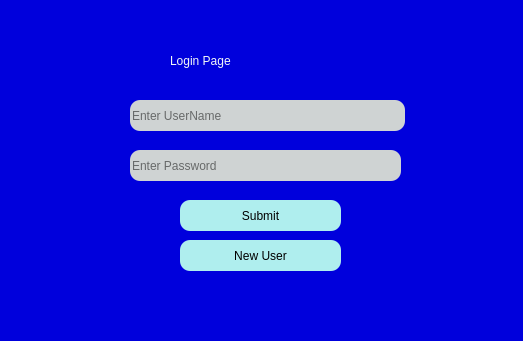
<?xml version="1.0" encoding="UTF-8"?>
<ui version="4.0">
 <class>Outsecure</class>
 <widget class="QWidget" name="Outsecure">
  <property name="geometry">
   <rect>
    <x>0</x>
    <y>0</y>
    <width>523</width>
    <height>341</height>
   </rect>
  </property>
  <property name="mouseTracking">
   <bool>true</bool>
  </property>
  <property name="windowTitle">
   <string>Form</string>
  </property>
  <property name="styleSheet">
   <string notr="true">background-color: rgb(0, 0, 220);</string>
  </property>
  <widget class="QLabel" name="l_title">
   <property name="geometry">
    <rect>
     <x>170</x>
     <y>40</y>
     <width>231</width>
     <height>41</height>
    </rect>
   </property>
   <property name="styleSheet">
    <string notr="true">color: rgb(242, 247, 247);
background: transparent;
font: 25pt &quot;.SF NS Text&quot;;</string>
   </property>
   <property name="text">
    <string>Login Page</string>
   </property>
  </widget>
  <widget class="QPushButton" name="btn_Submit">
   <property name="geometry">
    <rect>
     <x>180</x>
     <y>200</y>
     <width>161</width>
     <height>31</height>
    </rect>
   </property>
   <property name="styleSheet">
    <string notr="true">color: rgb(0, 0, 0);
background-color: rgb(160,0,0);
border-style:outset;
border-radcolor: rgb(0, 0, 0);
background-color:rgb(175,238,238);
border-style:outset;
border-radius:10px;
font: 14pt &quot;Arial&quot;;ius:10px;
font: 14pt &quot;Arial&quot;;</string>
   </property>
   <property name="text">
    <string>Submit</string>
   </property>
  </widget>
  <widget class="QPushButton" name="btn_newuser">
   <property name="geometry">
    <rect>
     <x>180</x>
     <y>240</y>
     <width>161</width>
     <height>31</height>
    </rect>
   </property>
   <property name="styleSheet">
    <string notr="true">color: rgb(0, 0, 0);
background-color: rgb(160,0,0);
border-style:outset;
border-radcolor: rgb(0, 0, 0);
background-color:rgb(175,238,238);
border-style:outset;
border-radius:10px;
font: 14pt &quot;Arial&quot;;ius:10px;
font: 14pt &quot;Arial&quot;;</string>
   </property>
   <property name="text">
    <string>New User</string>
   </property>
  </widget>
  <widget class="QLineEdit" name="txt_username">
   <property name="geometry">
    <rect>
     <x>130</x>
     <y>100</y>
     <width>275</width>
     <height>31</height>
    </rect>
   </property>
   <property name="styleSheet">
    <string notr="true">background-color: rgb(207, 211, 211);
border-style:outset;
border-radius:10px;
font: 14pt &quot;Arial&quot;;</string>
   </property>
   <property name="placeholderText">
    <string>Enter UserName</string>
   </property>
  </widget>
  <widget class="QLineEdit" name="txt_password">
   <property name="geometry">
    <rect>
     <x>130</x>
     <y>150</y>
     <width>271</width>
     <height>31</height>
    </rect>
   </property>
   <property name="styleSheet">
    <string notr="true">background-color: rgb(207, 211, 211);
border-style:outset;
border-radius:10px;
font: 14pt &quot;Arial&quot;;</string>
   </property>
   <property name="placeholderText">
    <string>Enter Password</string>
   </property>
  </widget>
  <widget class="QLabel" name="label">
   <property name="geometry">
    <rect>
     <x>0</x>
     <y>0</y>
     <width>561</width>
     <height>351</height>
    </rect>
   </property>
   <property name="text">
    <string/>
   </property>
   <property name="pixmap">
    <pixmap>C:/Users/bestm/Desktop/IMG/Pokemon.jpg</pixmap>
   </property>
  </widget>
  <zorder>label</zorder>
  <zorder>l_title</zorder>
  <zorder>btn_Submit</zorder>
  <zorder>btn_newuser</zorder>
  <zorder>txt_username</zorder>
  <zorder>txt_password</zorder>
 </widget>
 <resources/>
 <connections/>
</ui>
